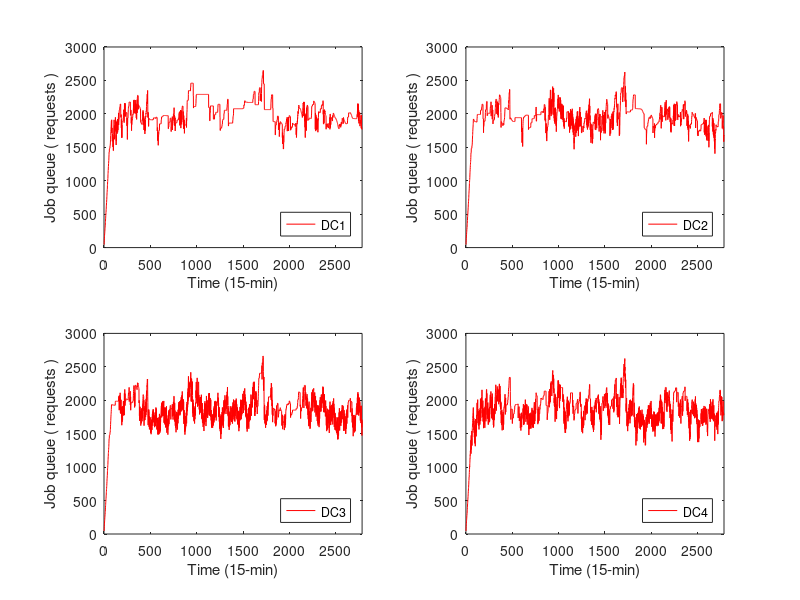

Write MATLAB code to recreate this figure.
%% ------------workload queue--------------
clc,clear
load ./data/main_ad2_sim2_data_Vmax_E300
figure(7)
for d=1:dc
    subplot(2,2,d)
    plot(data_Q(d,:),'color','r')
    xlabel('Time (15-min)','FontSize',11)
    ylabel({'Job queue ( requests )'},'FontSize',11)
    axis([0 inf 0 3000])
%     grid on
%     grid minor
    set(gca,'GridLineStyle',':','GridAlpha',1);
    set(gca,'xtick',[0:500:tmax])
    legend({['DC',num2str(d)]},'location','southeast','FontSize',9)
end
set(gcf,'position',[100 300 600 400]) 
